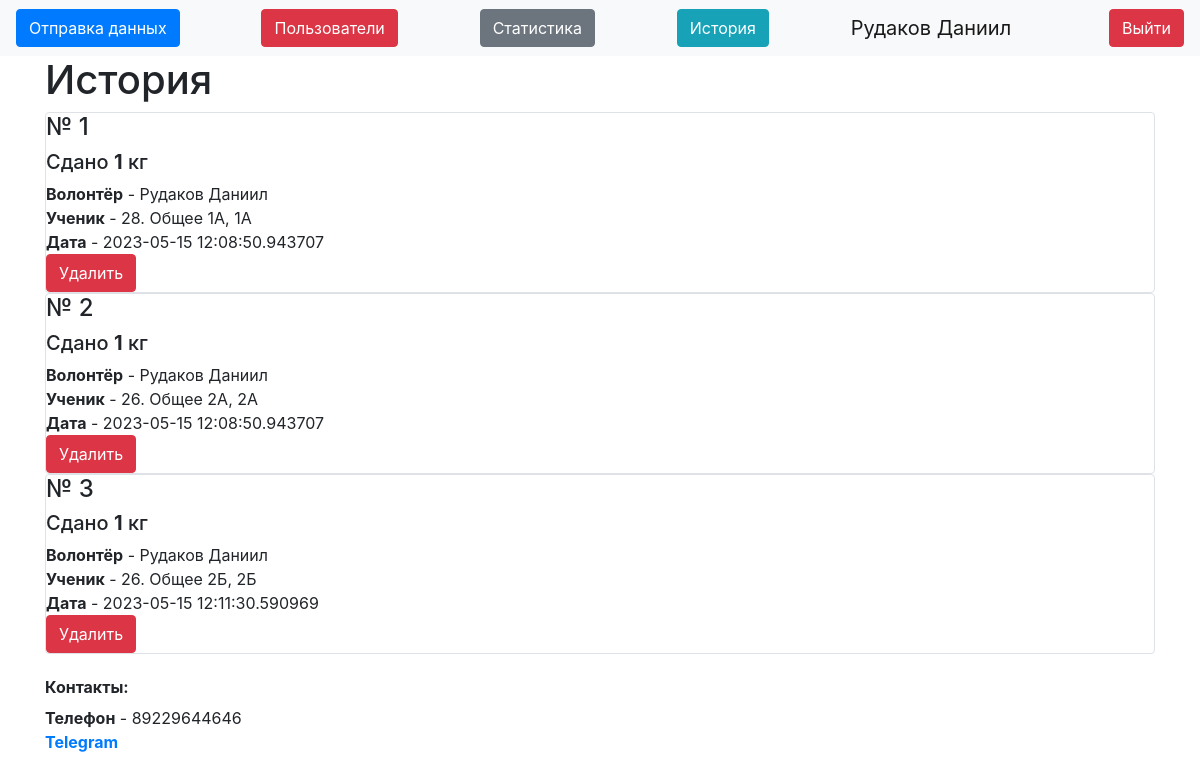
Page /history (signed in) on the earlier database version.
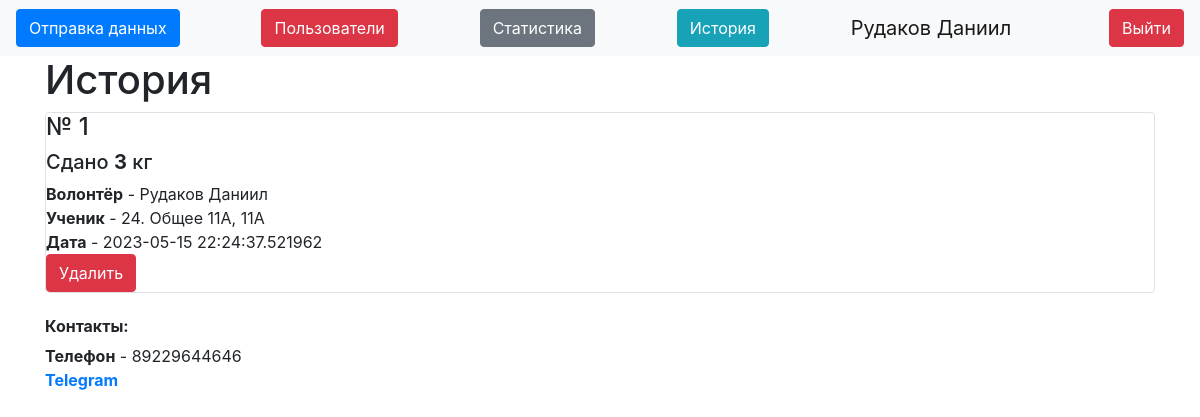
Same page on the later database version.
### data/users.py (models this page shows, shortened)
class User(SqlAlchemyBase, UserMixin):
    __tablename__ = 'users'
    id = sqlalchemy.Column(sqlalchemy.Integer,
                           primary_key=True, autoincrement=True)
    name = sqlalchemy.Column(sqlalchemy.String, nullable=True)
    about = sqlalchemy.Column(sqlalchemy.String, nullable=True)
    email = sqlalchemy.Column(sqlalchemy.String,
                              index=True, unique=True, nullable=True)
    hashed_password = sqlalchemy.Column(sqlalchemy.String, nullable=True)
    is_admin = sqlalchemy.Column(sqlalchemy.Boolean)
    got = sqlalchemy.Column(sqlalchemy.Integer, default=0)
    got_pupils = sqlalchemy.Column(sqlalchemy.Integer, default=0)
    kilograms = orm.relationship("Kilograms", back_populates='user')

### data/kilograms.py (models this page shows)
class Kilograms(SqlAlchemyBase):
    __tablename__ = 'kilograms'
    id = sqlalchemy.Column(sqlalchemy.Integer,
                           primary_key=True, autoincrement=True)
    value = sqlalchemy.Column(sqlalchemy.Integer)
    created_date = sqlalchemy.Column(sqlalchemy.DateTime,
                                     default=(datetime.datetime.now() + datetime.timedelta(hours=3)))
    user_id = sqlalchemy.Column(sqlalchemy.Integer,
                                sqlalchemy.ForeignKey("users.id"))
    pupil_id = sqlalchemy.Column(sqlalchemy.Integer, sqlalchemy.ForeignKey("Pupils.id"))
    user = orm.relationship('User')
    pupil = orm.relationship("Pupils")

### data/Pupils.py (models this page shows)
class Pupils(SqlAlchemyBase):
    __tablename__ = 'Pupils'
    id = sqlalchemy.Column(sqlalchemy.Integer, autoincrement=True, primary_key=True)
    name = sqlalchemy.Column(sqlalchemy.String)
    value = sqlalchemy.Column(sqlalchemy.Integer, default=0)
    grade = sqlalchemy.Column(sqlalchemy.String)
    kilo = orm.relationship("Kilograms", back_populates="pupil")

### server.py (the view)
@app.route("/history")
def history():
    db_sess = db_session.create_session()
    kilo = db_sess.query(Kilograms)
    return render_template("history.html", kilo=kilo)

### data/db_session.py (called while the page is built)
def create_session() -> Session:
    global __factory
    return __factory()

### server.py (called while the page is built)
@login_manager.user_loader
def load_user(user_id):
    db_sess = db_session.create_session()
    return db_sess.query(User).get(user_id)

### templates/history.html
{% extends "base.html" %}
{% block content %}
{% if current_user.is_authenticated %}
<h1 xmlns="http://www.w3.org/1999/html">История</h1>
{% for item in kilo%}
<div class="col-md6 border rounded">
    <h4>№ {{item.id}}</h4>
    <h5>
        Сдано <b>{{item.value}}</b> кг
    </h5>
    <div>
        <b>Волонтёр</b> - {{item.user.name}}</br>
        <b>Ученик</b> - {{item.pupil.name}}, {{item.pupil.grade}}</br>
        <b>Дата</b> - {{item.created_date}}
    </div>
    {% if current_user.is_admin %}
    <a class="btn btn-danger" href="/kilo_delete/{{item.id}}">Удалить</a>
    {% endif %}
</div>
{% endfor %}
{% endif %}
{% endblock %}

### templates/base.html (shortened to what this page needs)
<!doctype html>
<html lang="en">
<head>
    <link rel="stylesheet"
          href="https://stackpath.bootstrapcdn.com/bootstrap/4.4.1/css/bootstrap.min.css"
>
</head>
<body>
<header>
    <nav class="navbar navbar-light bg-light">
        {% if current_user.is_authenticated %}
        <a type="button" class="btn btn-primary" href="/">Отправка данных</a>
        {% if current_user.is_admin %}
        <a class="btn btn-danger" href="/users">Пользователи</a>
        <a class="btn btn-secondary" href="/stats">Статистика</a>
        {% endif %}
        <a class="btn btn-info" href="/history">История</a>
        <a class="navbar-brand" href="">{{ current_user.name }}</a>
        <a class="btn btn-danger" href="/logout">Выйти</a>
        {% else %}
        <p>
            <a class="btn btn-success" href="/login">Войти</a>
        </p>
        {% endif %}
    </nav>
</header>
<main role="main" class="container">
    {% block content %}{% endblock %}
    <h6><b>Контакты:</b></h6>
    <div>
        <b>Телефон</b> - 89229644646</br>
        <b><a href="https://t.me/mc_Danik">Telegram</a></b>
    </div>
</main>
</body>
</html>

Differences in the rows shown:
removed Kilograms: id "2", value "1", user.name "Рудаков Даниил", pupil.name "26. Общее 2А", pupil.grade "2А", created_date "2023-05-15 12:08:50.943707"
removed Kilograms: id "3", value "1", user.name "Рудаков Даниил", pupil.name "26. Общее 2Б", pupil.grade "2Б", created_date "2023-05-15 12:11:30.590969"
changed Kilograms "Рудаков Даниил": value "1" → "3"; pupil.name "28. Общее 1А" → "24. Общее 11А"; pupil.grade "1А" → "11А"; created_date "2023-05-15 12:08:50.943707" → "2023-05-15 22:24:37.521962"
